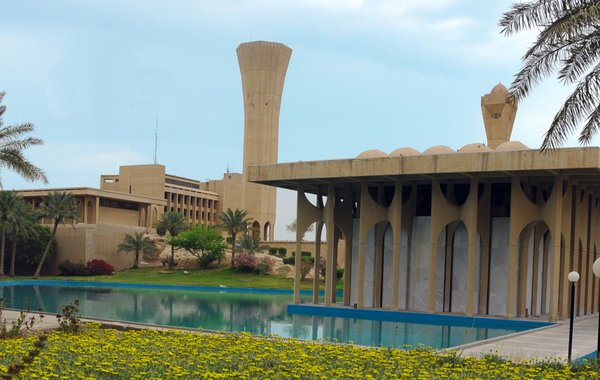
#> input picture Assignment-3/image1.jpg, 600 x 380 px
$ python -i panorama.py   (imports and definitions only)
#> lines starting #> are read from the running program, lines starting #| are printed output that depends on the picture
import numpy as np
from skimage import filters
from skimage.util.shape import view_as_blocks
from scipy.spatial.distance import cdist
from scipy.ndimage.filters import convolve

# from utils import pad, unpad


def harris_corners(img, window_size=3, k=0.04):
    """
    Compute Harris corner response map. Follow the math equation
    R=Det(M)-k(Trace(M)^2).
    Hint:
        You may use the function scipy.ndimage.filters.convolve,
        which is already imported above

    Args:
        img: Grayscale image of shape (H, W)
        window_size: size of the window function
        k: sensitivity parameter
    Returns:
        response: Harris response image of shape (H, W)
    """

    H, W = img.shape
    window = np.ones((window_size, window_size))

    response = np.zeros((H, W))

    dx = filters.sobel_v(img)
    dy = filters.sobel_h(img)

    ### YOUR CODE HERE
    A = convolve(dx ** 2, window)
    B = convolve(dx * dy, window)
    C = convolve(dy ** 2, window)
    for i in range(H):
        for j in range(W):
            M = np.array([[A[i, j], B[i, j]], [B[i, j], C[i, j]]])
            response[i, j] = np.linalg.det(M) - k * np.trace(M) ** 2
    ### END YOUR CODE

    return response


# [214 lines left out: functions simple_descriptor, describe_keypoints, match_descriptors, fit_affine_matrix, ransac, hog_descriptor, not called in this run]

>>> import cv2
>>> picture = cv2.imread('image1.jpg', cv2.IMREAD_GRAYSCALE)
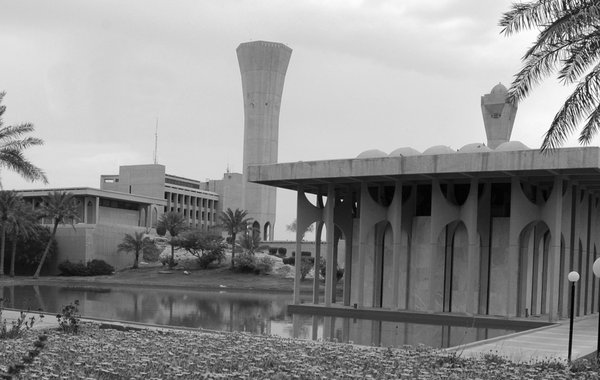
#> picture: shape (380, 600); min 0, max 255, mean 140.9
>>> result = harris_corners(picture)
#> in harris_corners, `dx = filters.sobel_v(img)`:
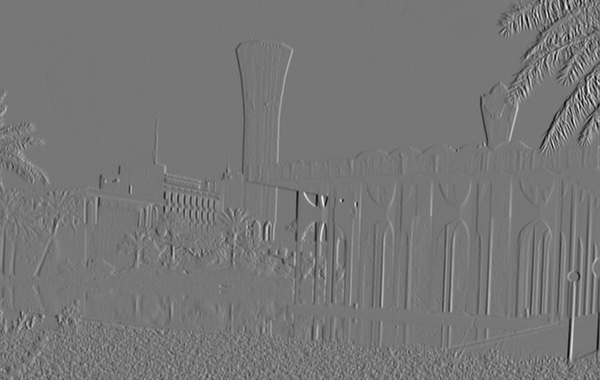
#> dx: shape (380, 600) float64; min -0.766, max 0.874, mean -0.00049; drawn with min black and max white
#> in harris_corners, `dy = filters.sobel_h(img)`:
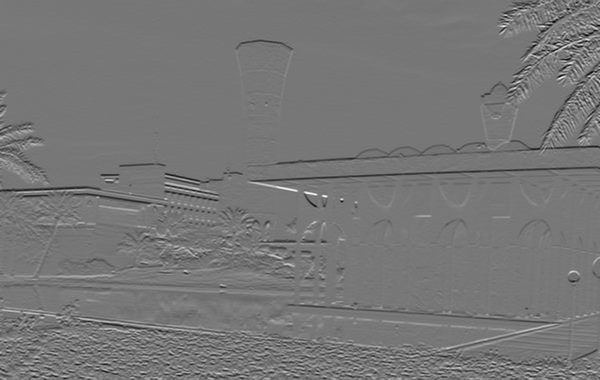
#> dy: shape (380, 600) float64; min -0.699, max 0.793, mean -0.00239; drawn with min black and max white
#> in harris_corners, `A = convolve(dx ** 2, window)`:
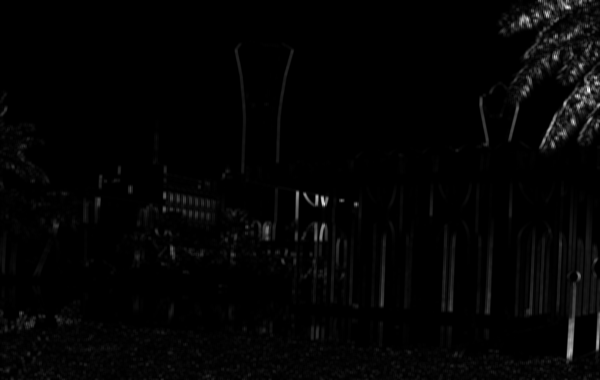
#> A: shape (380, 600) float64; min 0, max 3.24, mean 0.0564; drawn with min black and max white
#> in harris_corners, `B = convolve(dx * dy, window)`:
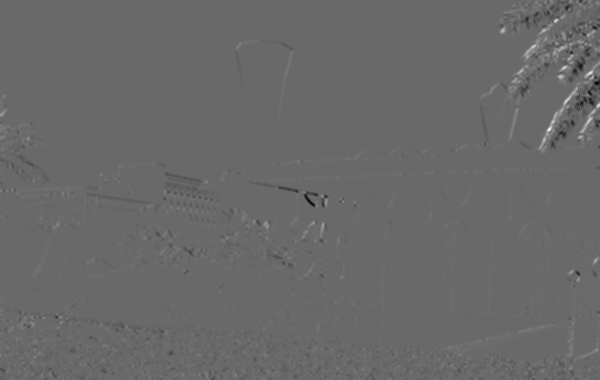
#> B: shape (380, 600) float64; min -1.11, max 1.57, mean 0.000111; drawn with min black and max white
#> in harris_corners, `C = convolve(dy ** 2, window)`:
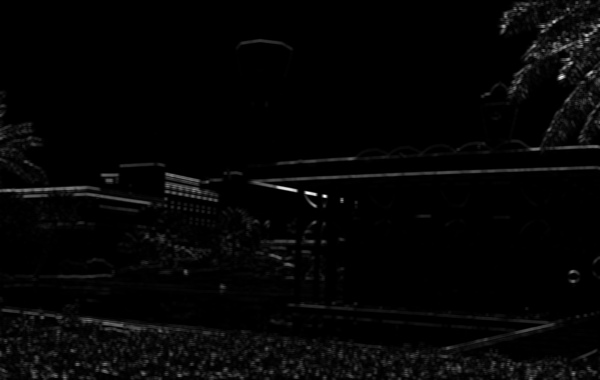
#> C: shape (380, 600) float64; min 0, max 2.55, mean 0.0552; drawn with min black and max white
#> after the loop in harris_corners, `for i in range(H):`:
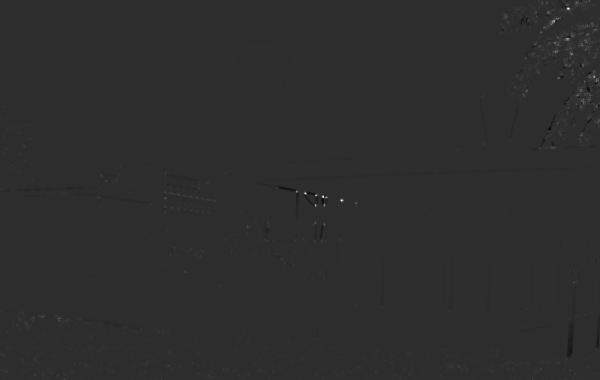
#> response: shape (380, 600) float64; min -0.399, max 1.85, mean 0.002; drawn with min black and max white

$ run again, on Assignment-3/image2.jpg
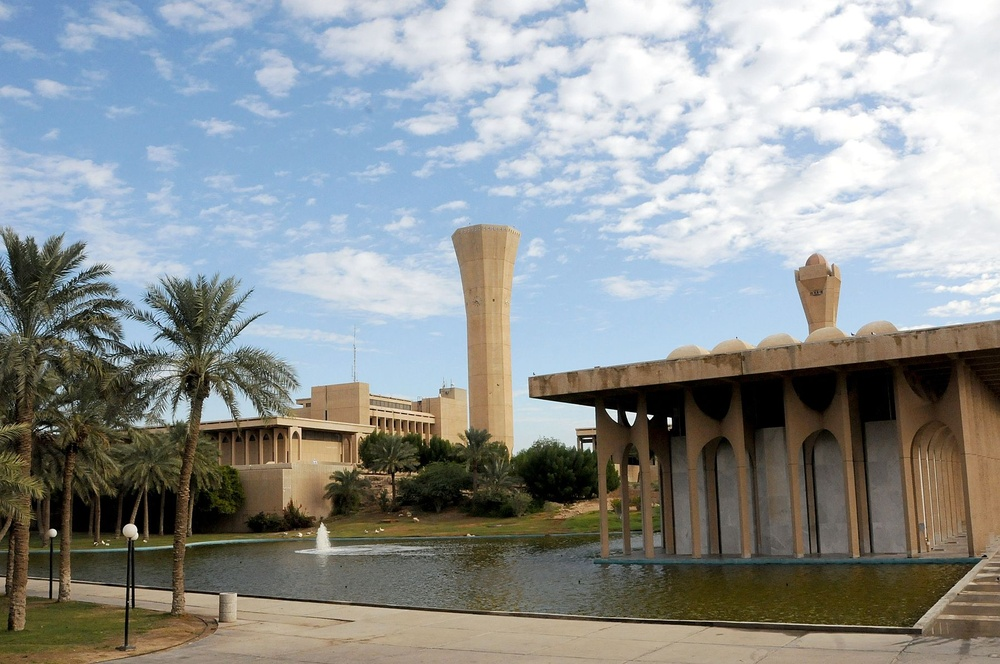
#> input picture Assignment-3/image2.jpg, 1000 x 664 px, shrunk from 1800 x 1196 before the run
#> in harris_corners, `dy = filters.sobel_h(img)`:
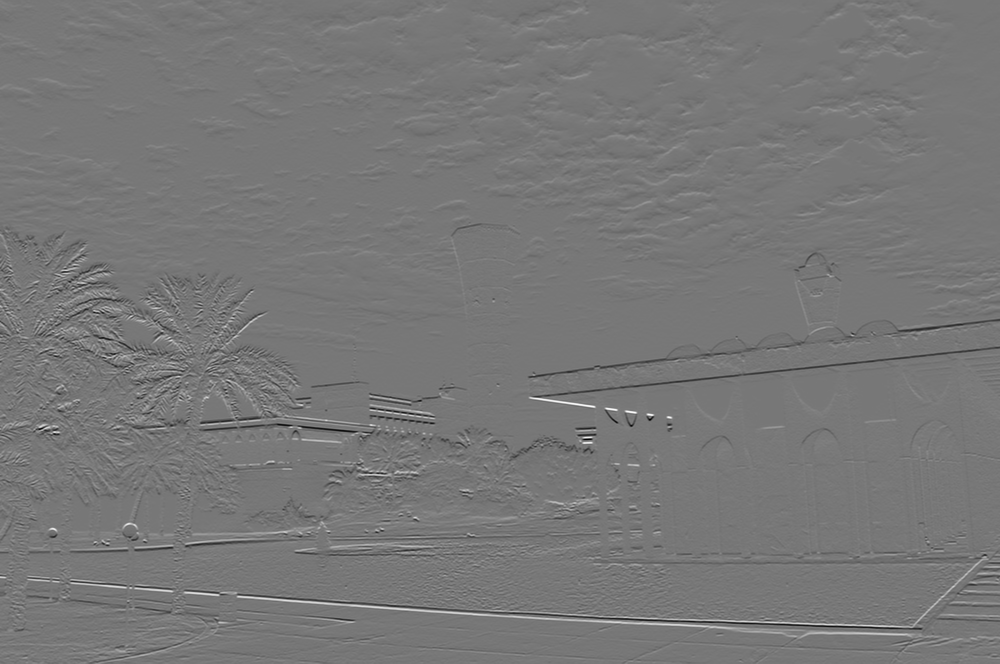
#> dy: shape (664, 1000) float64; min -0.859, max 0.97, mean -0.000749; drawn with min black and max white
#> in harris_corners, `C = convolve(dy ** 2, window)`:
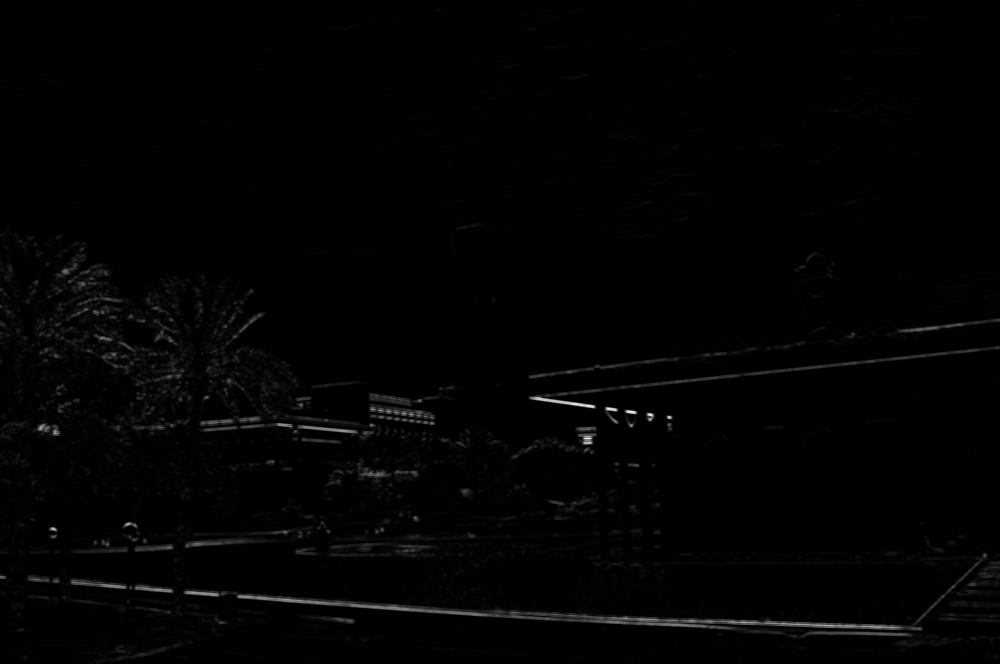
#> C: shape (664, 1000) float64; min 0, max 4.35, mean 0.0475; drawn with min black and max white

$ run again, on Assignment-3/Office-4.jpg
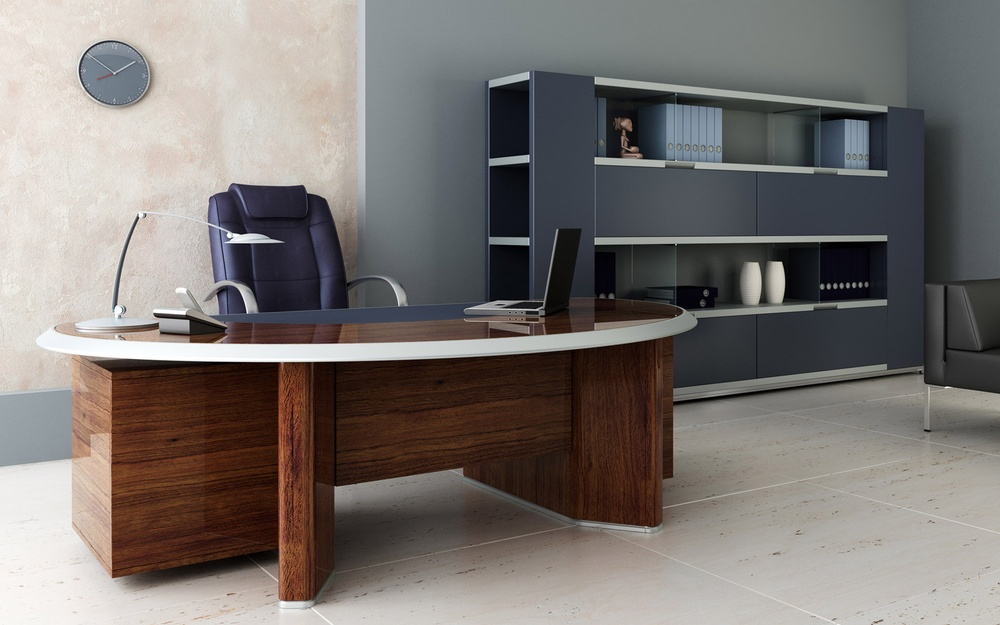
#> input picture Assignment-3/Office-4.jpg, 1000 x 625 px, shrunk from 2560 x 1600 before the run
#> in harris_corners, `C = convolve(dy ** 2, window)`:
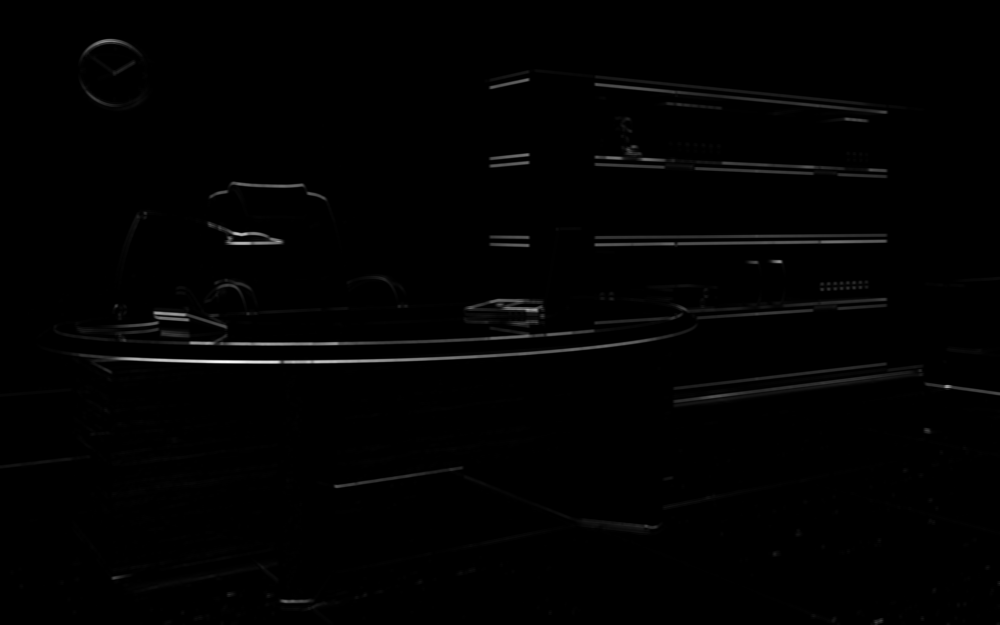
#> C: shape (625, 1000) float64; min 0, max 4.64, mean 0.0403; drawn with min black and max white
#> after the loop in harris_corners, `for i in range(H):`:
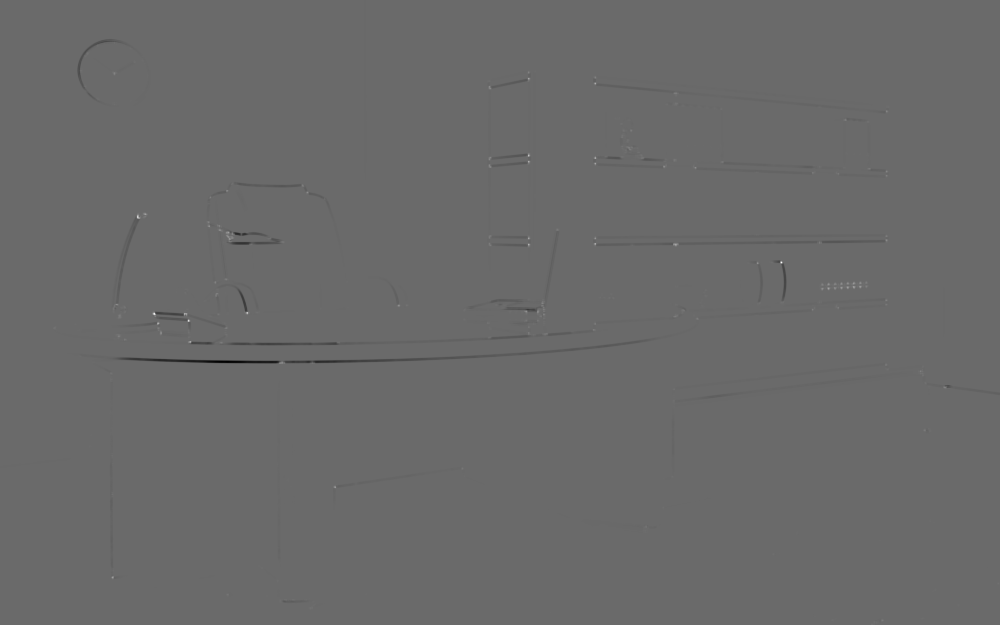
#> response: shape (625, 1000) float64; min -0.86, max 1.2, mean -0.0018; drawn with min black and max white
